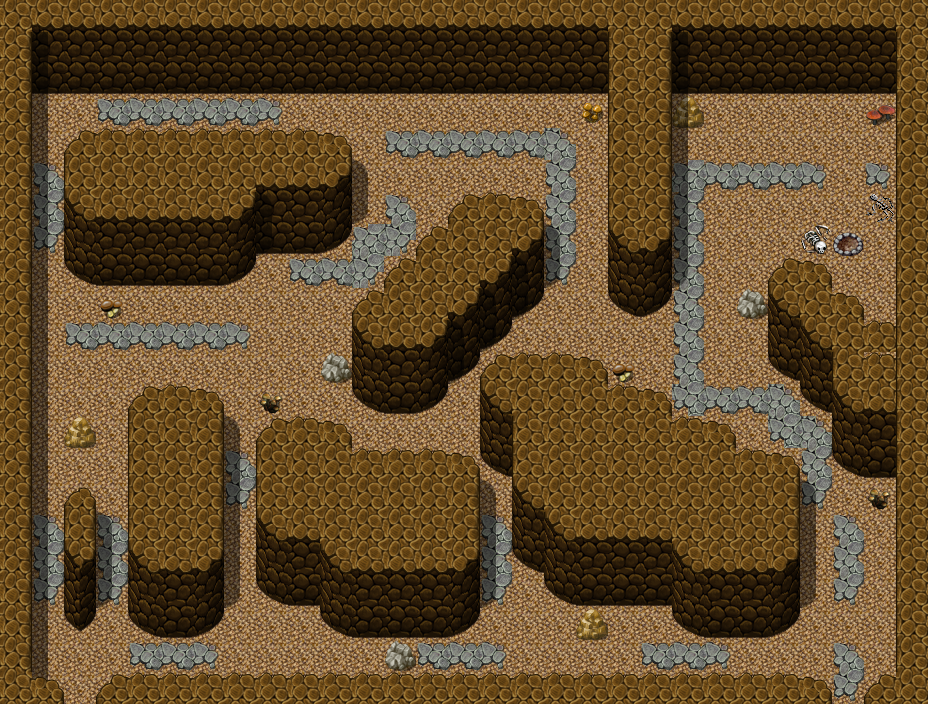

This game map was drawn from its Tiled (.tmx) file and the tilesets committed beside it. A one-line description and the trimmed map source follow:
An orthogonal 29x22 tile map with 32x32 px tiles, 3 tile layers (Ground, Objects, Above), 1 hidden layer not drawn, 60 tilesets.

<map version="1.0" orientation="orthogonal" renderorder="right-down" width="29" height="22" tilewidth="32" tileheight="32" nextobjectid="8">
 <tileset firstgid="1" name="map_bed_1" tilewidth="32" tileheight="32" tilecount="128" columns="16">
  <image source="../drawable/map_bed_1.png" width="512" height="256" />
 </tileset>
 <tileset firstgid="129" name="map_border_1" tilewidth="32" tileheight="32" tilecount="128" columns="16">
  <image source="../drawable/map_border_1.png" width="512" height="256" />
 </tileset>
 <tileset firstgid="257" name="map_bridge_1" tilewidth="32" tileheight="32" tilecount="128" columns="16">
  <image source="../drawable/map_bridge_1.png" width="512" height="256" />
 </tileset>
 <tileset firstgid="385" name="map_bridge_2" tilewidth="32" tileheight="32" tilecount="128" columns="16">
  <image source="../drawable/map_bridge_2.png" width="512" height="256" />
 </tileset>
 <tileset firstgid="513" name="map_broken_1" tilewidth="32" tileheight="32" tilecount="128" columns="16">
  <image source="../drawable/map_broken_1.png" width="512" height="256" />
 </tileset>
 <tileset firstgid="641" name="map_cavewall_1" tilewidth="32" tileheight="32" tilecount="108" columns="18">
  <image source="../drawable/map_cavewall_1.png" width="576" height="192" />
 </tileset>
 <tileset firstgid="749" name="map_cavewall_2" tilewidth="32" tileheight="32" tilecount="108" columns="18">
  <image source="../drawable/map_cavewall_2.png" width="576" height="192" />
 </tileset>
 <tileset firstgid="857" name="map_cavewall_3" tilewidth="32" tileheight="32" tilecount="108" columns="18">
  <image source="../drawable/map_cavewall_3.png" width="576" height="192" />
 </tileset>
 <tileset firstgid="965" name="map_cavewall_4" tilewidth="32" tileheight="32" tilecount="108" columns="18">
  <image source="../drawable/map_cavewall_4.png" width="576" height="192" />
 </tileset>
 <tileset firstgid="1073" name="map_chair_table_1" tilewidth="32" tileheight="32" tilecount="128" columns="16">
  <image source="../drawable/map_chair_table_1.png" width="512" height="256" />
 </tileset>
 <tileset firstgid="1201" name="map_chair_table_2" tilewidth="32" tileheight="32" tilecount="128" columns="16">
  <image source="../drawable/map_chair_table_2.png" width="512" height="256" />
 </tileset>
 <tileset firstgid="1329" name="map_crate_1" tilewidth="32" tileheight="32" tilecount="128" columns="16">
  <image source="../drawable/map_crate_1.png" width="512" height="256" />
 </tileset>
 <tileset firstgid="1457" name="map_cupboard_1" tilewidth="32" tileheight="32" tilecount="128" columns="16">
  <image source="../drawable/map_cupboard_1.png" width="512" height="256" />
 </tileset>
 <tileset firstgid="1585" name="map_curtain_1" tilewidth="32" tileheight="32" tilecount="128" columns="16">
  <image source="../drawable/map_curtain_1.png" width="512" height="256" />
 </tileset>
 <tileset firstgid="1713" name="map_entrance_1" tilewidth="32" tileheight="32" tilecount="128" columns="16">
  <image source="../drawable/map_entrance_1.png" width="512" height="256" />
 </tileset>
 <tileset firstgid="1841" name="map_entrance_2" tilewidth="32" tileheight="32" tilecount="128" columns="16">
  <image source="../drawable/map_entrance_2.png" width="512" height="256" />
 </tileset>
 <tileset firstgid="1969" name="map_fence_1" tilewidth="32" tileheight="32" tilecount="128" columns="16">
  <image source="../drawable/map_fence_1.png" width="512" height="256" />
 </tileset>
 <tileset firstgid="2097" name="map_fence_2" tilewidth="32" tileheight="32" tilecount="128" columns="16">
  <image source="../drawable/map_fence_2.png" width="512" height="256" />
 </tileset>
 <tileset firstgid="2225" name="map_fence_3" tilewidth="32" tileheight="32" tilecount="128" columns="16">
  <image source="../drawable/map_fence_3.png" width="512" height="256" />
 </tileset>
 <tileset firstgid="2353" name="map_fence_4" tilewidth="32" tileheight="32" tilecount="128" columns="16">
  <image source="../drawable/map_fence_4.png" width="512" height="256" />
 </tileset>
 <tileset firstgid="2481" name="map_ground_1" tilewidth="32" tileheight="32" tilecount="128" columns="16">
  <image source="../drawable/map_ground_1.png" width="512" height="256" />
 </tileset>
 <tileset firstgid="2609" name="map_ground_2" tilewidth="32" tileheight="32" tilecount="128" columns="16">
  <image source="../drawable/map_ground_2.png" width="512" height="256" />
 </tileset>
 <tileset firstgid="2737" name="map_ground_3" tilewidth="32" tileheight="32" tilecount="128" columns="16">
  <image source="../drawable/map_ground_3.png" width="512" height="256" />
 </tileset>
 <tileset firstgid="2865" name="map_ground_4" tilewidth="32" tileheight="32" tilecount="128" columns="16">
  <image source="../drawable/map_ground_4.png" width="512" height="256" />
 </tileset>
 <tileset firstgid="2993" name="map_ground_5" tilewidth="32" tileheight="32" tilecount="128" columns="16">
  <image source="../drawable/map_ground_5.png" width="512" height="256" />
 </tileset>
 <tileset firstgid="3121" name="map_ground_6" tilewidth="32" tileheight="32" tilecount="128" columns="16">
  <image source="../drawable/map_ground_6.png" width="512" height="256" />
 </tileset>
 <tileset firstgid="3249" name="map_ground_7" tilewidth="32" tileheight="32" tilecount="128" columns="16">
  <image source="../drawable/map_ground_7.png" width="512" height="256" />
 </tileset>
 <tileset firstgid="3377" name="map_ground_8" tilewidth="32" tileheight="32" tilecount="128" columns="16">
  <image source="../drawable/map_ground_8.png" width="512" height="256" />
 </tileset>
 <tileset firstgid="3505" name="map_house_1" tilewidth="32" tileheight="32" tilecount="128" columns="16">
  <image source="../drawable/map_house_1.png" width="512" height="256" />
 </tileset>
 <tileset firstgid="3633" name="map_house_2" tilewidth="32" tileheight="32" tilecount="128" columns="16">
  <image source="../drawable/map_house_2.png" width="512" height="256" />
 </tileset>
 <tileset firstgid="3761" name="map_indoor_1" tilewidth="32" tileheight="32" tilecount="128" columns="16">
  <image source="../drawable/map_indoor_1.png" width="512" height="256" />
 </tileset>
 <tileset firstgid="3889" name="map_indoor_2" tilewidth="32" tileheight="32" tilecount="128" columns="16">
  <image source="../drawable/map_indoor_2.png" width="512" height="256" />
 </tileset>
 <tileset firstgid="4017" name="map_kitchen_1" tilewidth="32" tileheight="32" tilecount="128" columns="16">
  <image source="../drawable/map_kitchen_1.png" width="512" height="256" />
 </tileset>
 <tileset firstgid="4145" name="map_outdoor_1" tilewidth="32" tileheight="32" tilecount="128" columns="16">
  <image source="../drawable/map_outdoor_1.png" width="512" height="256" />
 </tileset>
 <tileset firstgid="4273" name="map_pillar_1" tilewidth="32" tileheight="32" tilecount="128" columns="16">
  <image source="../drawable/map_pillar_1.png" width="512" height="256" />
 </tileset>
 <tileset firstgid="4401" name="map_pillar_2" tilewidth="32" tileheight="32" tilecount="128" columns="16">
  <image source="../drawable/map_pillar_2.png" width="512" height="256" />
 </tileset>
 <tileset firstgid="4529" name="map_plant_1" tilewidth="32" tileheight="32" tilecount="128" columns="16">
  <image source="../drawable/map_plant_1.png" width="512" height="256" />
 </tileset>
 <tileset firstgid="4657" name="map_plant_2" tilewidth="32" tileheight="32" tilecount="128" columns="16">
  <image source="../drawable/map_plant_2.png" width="512" height="256" />
 </tileset>
 <tileset firstgid="4785" name="map_rock_1" tilewidth="32" tileheight="32" tilecount="128" columns="16">
  <image source="../drawable/map_rock_1.png" width="512" height="256" />
 </tileset>
 <tileset firstgid="4913" name="map_rock_2" tilewidth="32" tileheight="32" tilecount="128" columns="16">
  <image source="../drawable/map_rock_2.png" width="512" height="256" />
 </tileset>
 <tileset firstgid="5041" name="map_roof_1" tilewidth="32" tileheight="32" tilecount="128" columns="16">
  <image source="../drawable/map_roof_1.png" width="512" height="256" />
 </tileset>
 <tileset firstgid="5169" name="map_roof_2" tilewidth="32" tileheight="32" tilecount="128" columns="16">
  <image source="../drawable/map_roof_2.png" width="512" height="256" />
 </tileset>
 <tileset firstgid="5297" name="map_roof_3" tilewidth="32" tileheight="32" tilecount="128" columns="16">
  <image source="../drawable/map_roof_3.png" width="512" height="256" />
 </tileset>
 <tileset firstgid="5425" name="map_shop_1" tilewidth="32" tileheight="32" tilecount="128" columns="16">
  <image source="../drawable/map_shop_1.png" width="512" height="256" />
 </tileset>
 <tileset firstgid="5553" name="map_sign_ladder_1" tilewidth="32" tileheight="32" tilecount="128" columns="16">
  <image source="../drawable/map_sign_ladder_1.png" width="512" height="256" />
 </tileset>
 <tileset firstgid="5681" name="map_table_1" tilewidth="32" tileheight="32" tilecount="128" columns="16">
  <image source="../drawable/map_table_1.png" width="512" height="256" />
 </tileset>
 <tileset firstgid="5809" name="map_trail_1" tilewidth="32" tileheight="32" tilecount="128" columns="16">
  <image source="../drawable/map_trail_1.png" width="512" height="256" />
 </tileset>
 <tileset firstgid="5937" name="map_transition_1" tilewidth="32" tileheight="32" tilecount="128" columns="16">
  <image source="../drawable/map_transition_1.png" width="512" height="256" />
 </tileset>
 <tileset firstgid="6065" name="map_transition_2" tilewidth="32" tileheight="32" tilecount="128" columns="16">
  <image source="../drawable/map_transition_2.png" width="512" height="256" />
 </tileset>
 <tileset firstgid="6193" name="map_transition_3" tilewidth="32" tileheight="32" tilecount="128" columns="16">
  <image source="../drawable/map_transition_3.png" width="512" height="256" />
 </tileset>
 <tileset firstgid="6321" name="map_transition_4" tilewidth="32" tileheight="32" tilecount="128" columns="16">
  <image source="../drawable/map_transition_4.png" width="512" height="256" />
 </tileset>
 <tileset firstgid="6449" name="map_transition_5" tilewidth="32" tileheight="32" tilecount="128" columns="16">
  <image source="../drawable/map_transition_5.png" width="512" height="256" />
 </tileset>
 <tileset firstgid="6577" name="map_tree_1" tilewidth="32" tileheight="32" tilecount="128" columns="16">
  <image source="../drawable/map_tree_1.png" width="512" height="256" />
 </tileset>
 <tileset firstgid="6705" name="map_tree_2" tilewidth="32" tileheight="32" tilecount="128" columns="16">
  <image source="../drawable/map_tree_2.png" width="512" height="256" />
 </tileset>
 <tileset firstgid="6833" name="map_wall_1" tilewidth="32" tileheight="32" tilecount="128" columns="16">
  <image source="../drawable/map_wall_1.png" width="512" height="256" />
 </tileset>
 <tileset firstgid="6961" name="map_wall_2" tilewidth="32" tileheight="32" tilecount="120" columns="15">
  <image source="../drawable/map_wall_2.png" width="480" height="256" />
 </tileset>
 <tileset firstgid="7081" name="map_wall_3" tilewidth="32" tileheight="32" tilecount="120" columns="15">
  <image source="../drawable/map_wall_3.png" width="480" height="256" />
 </tileset>
 <tileset firstgid="7201" name="map_wall_4" tilewidth="32" tileheight="32" tilecount="120" columns="15">
  <image source="../drawable/map_wall_4.png" width="480" height="256" />
 </tileset>
 <tileset firstgid="7321" name="map_window_1" tilewidth="32" tileheight="32" tilecount="128" columns="16">
  <image source="../drawable/map_window_1.png" width="512" height="256" />
 </tileset>
 <tileset firstgid="7449" name="map_window_2" tilewidth="32" tileheight="32" tilecount="128" columns="16">
  <image source="../drawable/map_window_2.png" width="512" height="256" />
 </tileset>
 <layer name="Ground" width="29" height="22">
  <data>[638 cells, 638 non-empty, 1 distinct tile ids]</data>
 </layer>
 <layer name="Objects" width="29" height="22">
  <data>[638 cells, 483 non-empty, 41 distinct tile ids]</data>
 </layer>
 <layer name="Above" width="29" height="22">
  <data>[638 cells, 61 non-empty, 5 distinct tile ids]</data>
 </layer>
 <layer name="Walkable" width="29" height="22" visible="0">
  <data>[638 cells, 397 non-empty, 1 distinct tile ids]</data>
 </layer>
 <objectgroup name="Mapevents" />
 <objectgroup name="Spawn" />
 <objectgroup name="Keys" />
</map>
